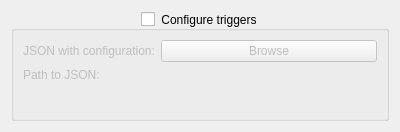
<?xml version="1.0" encoding="UTF-8"?>
<ui version="4.0">
 <class>TriggerConfig</class>
 <widget class="QWidget" name="TriggerConfig">
  <property name="geometry">
   <rect>
    <x>0</x>
    <y>0</y>
    <width>400</width>
    <height>132</height>
   </rect>
  </property>
  <property name="windowTitle">
   <string>Trigger configuration widget</string>
  </property>
  <layout class="QVBoxLayout" name="verticalLayout">
   <item>
    <widget class="QGroupBox" name="triggerGroupBox">
     <property name="title">
      <string>Configure triggers</string>
     </property>
     <property name="alignment">
      <set>Qt::AlignCenter</set>
     </property>
     <property name="checkable">
      <bool>true</bool>
     </property>
     <property name="checked">
      <bool>false</bool>
     </property>
     <layout class="QFormLayout" name="formLayout">
      <item row="2" column="0">
       <widget class="QLabel" name="label1">
        <property name="text">
         <string>JSON with configuration:</string>
        </property>
       </widget>
      </item>
      <item row="2" column="1">
       <widget class="QPushButton" name="browseJSONButton">
        <property name="text">
         <string>Browse</string>
        </property>
       </widget>
      </item>
      <item row="4" column="0">
       <widget class="QLabel" name="label2">
        <property name="text">
         <string>Path to JSON:</string>
        </property>
       </widget>
      </item>
      <item row="4" column="1">
       <widget class="QLabel" name="configJSONPathLabel">
        <property name="text">
         <string/>
        </property>
       </widget>
      </item>
     </layout>
    </widget>
   </item>
  </layout>
 </widget>
 <resources/>
 <connections/>
</ui>
